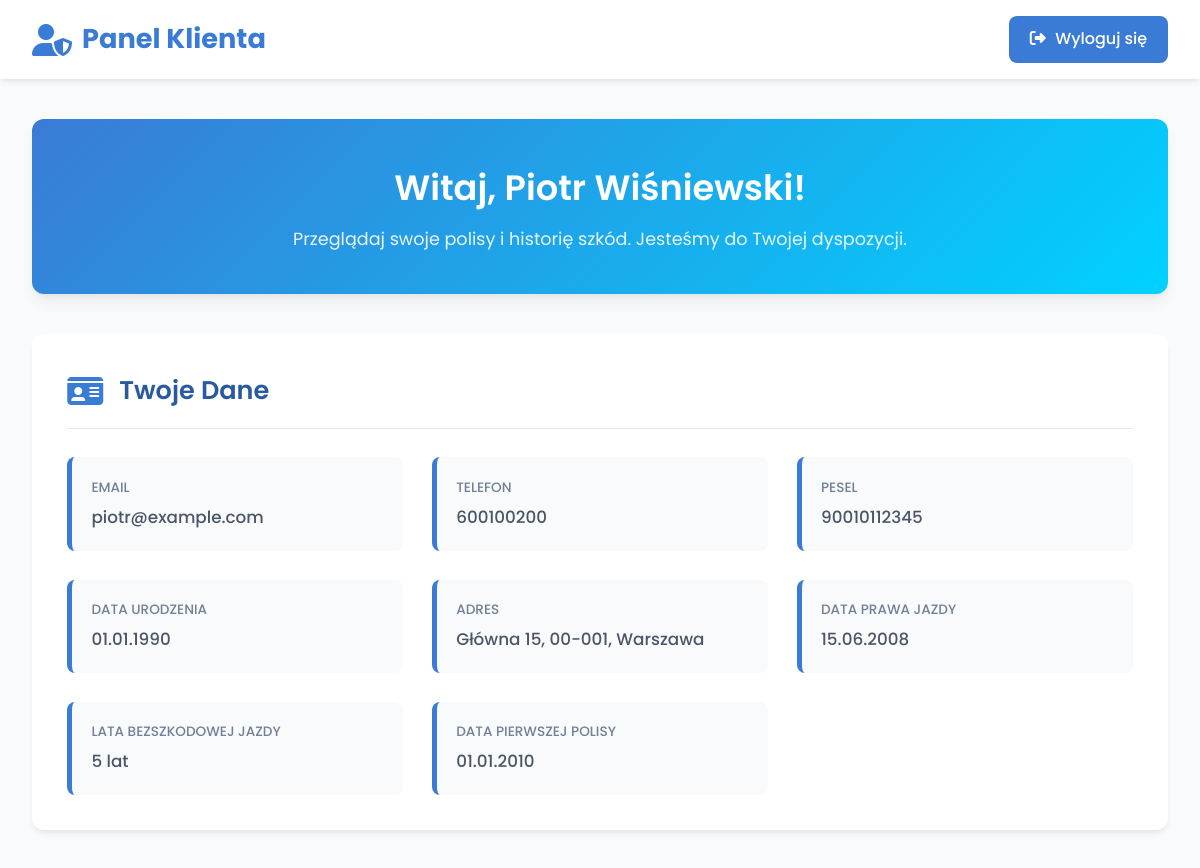
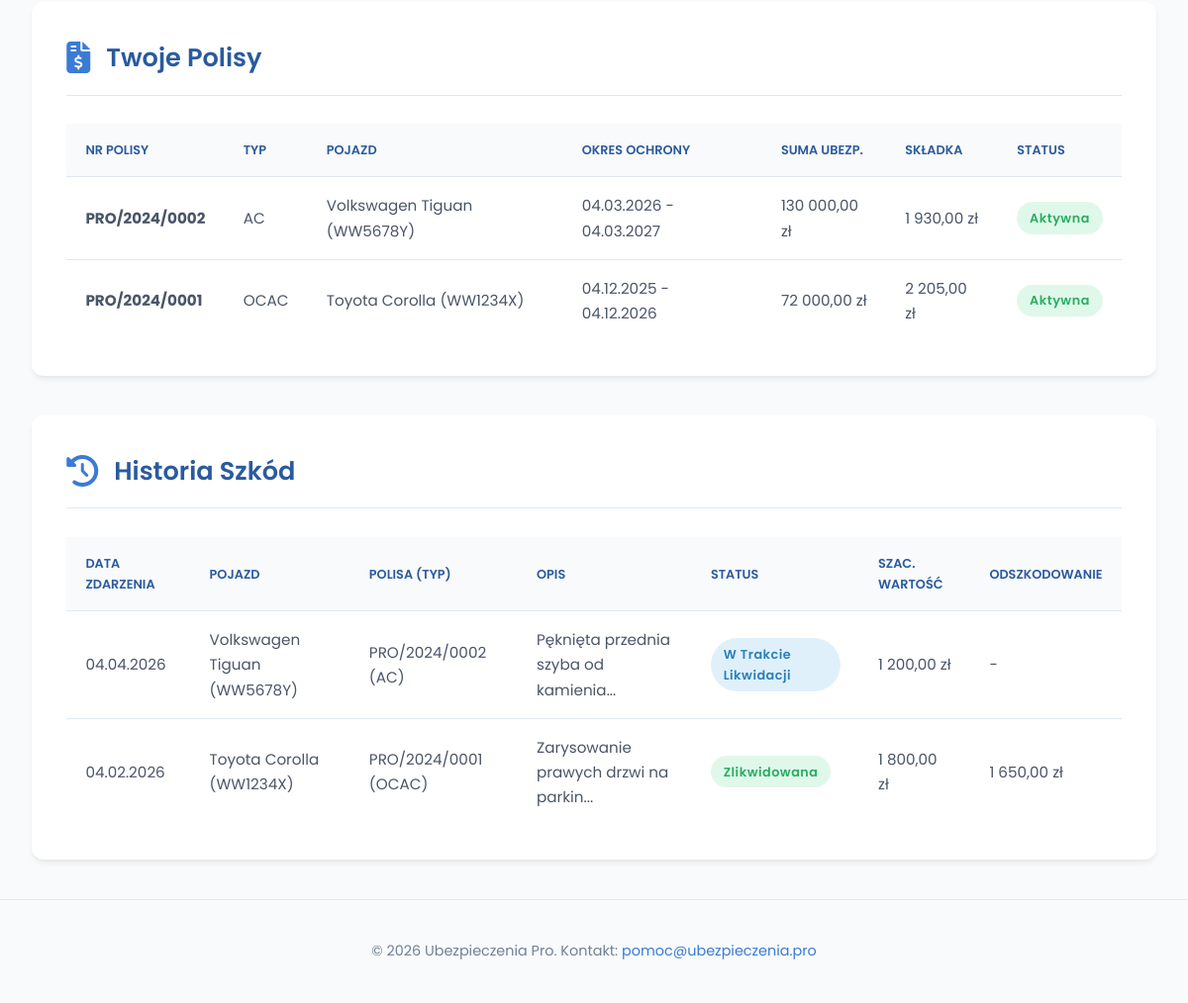
Screenshot of /client_panel.php (signed in) with the database file from the repository (2 pictures, top to bottom).
### tables this page shows
CREATE TABLE Klienci (
    IDKlienta INT PRIMARY KEY AUTO_INCREMENT,
    ImieNazwisko VARCHAR(100) NOT NULL,
    PESEL VARCHAR(11) UNIQUE,
    DataUrodzenia DATE,
    Ulica VARCHAR(100),
    NumerDomu VARCHAR(10),
    KodPocztowy VARCHAR(6),
    Miasto VARCHAR(50),
    Telefon VARCHAR(20),
    Email VARCHAR(100) UNIQUE NOT NULL,
    DataPrawkoJazdy DATE,
    DataPierwszejPolisy DATE,
    LataBezSzkody INT DEFAULT 0,
    HistoriaUbezpieczenia TEXT,
    Haslo VARCHAR(255) NOT NULL
);

CREATE TABLE Polisy (
    IDPolisy INT PRIMARY KEY AUTO_INCREMENT,
    IDKlienta INT,
    IDPojazdu INT,
    IDKalkulacji INT UNIQUE,
    NrPolisy VARCHAR(50) UNIQUE NOT NULL,
    TypUbezpieczenia VARCHAR(10),
    DataRozpoczecia DATE,
    DataZakonczenia DATE,
    Status VARCHAR(20) DEFAULT 'aktywna',
    SumaUbezpieczenia DECIMAL(12,2),
    SkladkaKoncowa DECIMAL(10,2),
    IDAgenta INT,
    FOREIGN KEY (IDKlienta) REFERENCES Klienci(IDKlienta) ON DELETE SET NULL,
    FOREIGN KEY (IDPojazdu) REFERENCES Pojazdy(IDPojazdu) ON DELETE SET NULL,
    FOREIGN KEY (IDKalkulacji) REFERENCES Kalkulacje(IDKalkulacji) ON DELETE SET NULL,
    FOREIGN KEY (IDAgenta) REFERENCES Agenci(IDPracownika) ON DELETE SET NULL
);

CREATE TABLE Pojazdy (
    IDPojazdu INT PRIMARY KEY AUTO_INCREMENT,
    IDKlienta INT,
    NrRejestracyjny VARCHAR(20) UNIQUE NOT NULL,
    Marka VARCHAR(50),
    Model VARCHAR(50),
    TypPojazdu VARCHAR(30) DEFAULT 'osobowy',
    RokProdukcji INT,
    PojemnoscSilnika INT,
    MocSilnika INT,
    RodzajPaliwa VARCHAR(20),
    Przebieg INT,
    WartoscRynkowa DECIMAL(10,2),
    VIN VARCHAR(17) UNIQUE NOT NULL,  
    DataPierwszejRejestracji DATE,
    FOREIGN KEY (IDKlienta) REFERENCES Klienci(IDKlienta) ON DELETE SET NULL
);

CREATE TABLE Szkody (
    IDSzkody INT PRIMARY KEY AUTO_INCREMENT,
    IDPolisy INT,
    IDKlienta INT,
    IDPojazdu INT,
    DataZdarzenia DATE,
    OpisZdarzenia TEXT,
    MiejsceZdarzenia VARCHAR(200),
    PrzyczynaSzkody VARCHAR(100),
    SzacowanaWartosc DECIMAL(10,2),
    WartoscOdszkodowania DECIMAL(10,2) DEFAULT NULL,
    Status VARCHAR(50) DEFAULT 'zgłoszona',
    DataZgloszenia DATETIME DEFAULT CURRENT_TIMESTAMP,
    FOREIGN KEY (IDPolisy) REFERENCES Polisy(IDPolisy) ON DELETE SET NULL,
    FOREIGN KEY (IDKlienta) REFERENCES Klienci(IDKlienta) ON DELETE SET NULL,
    FOREIGN KEY (IDPojazdu) REFERENCES Pojazdy(IDPojazdu) ON DELETE SET NULL
);

### config.php (called while the page is built, shortened)
<?php
function formatMoney($amount, $currency = 'zł') {
    return number_format((float)$amount, 2, ',', ' ') . ' ' . $currency;
}
function formatDate($dateString, $format = 'd.m.Y') {
    try {
        $date = new DateTime($dateString);
        return $date->format($format);
    } catch (Exception $e) {
        return htmlspecialchars($dateString);
    }
}
?>

### client_panel.php (the view, shortened to what this page needs)
<?php
require_once 'config.php';
$pdo = getConnection();
$clientId = $_SESSION['user_id'];
$stmt_client = $pdo->prepare("SELECT * FROM Klienci WHERE IDKlienta = ?");
$stmt_client->execute([$clientId]);
$client = $stmt_client->fetch();
$stmt_policies = $pdo->prepare("
    SELECT p.*, poj.Marka, poj.Model, poj.NrRejestracyjny
    FROM Polisy p
    LEFT JOIN Pojazdy poj ON p.IDPojazdu = poj.IDPojazdu
    WHERE p.IDKlienta = ?
    ORDER BY p.DataZakonczenia DESC, p.DataRozpoczecia DESC
");
$stmt_policies->execute([$clientId]);
$policies = $stmt_policies->fetchAll();
$stmt_damages = $pdo->prepare("
    SELECT s.*, p.NrPolisy, p.TypUbezpieczenia AS TypPolisyUbezp,
           poj.Marka, poj.Model, poj.NrRejestracyjny
    FROM Szkody s
    LEFT JOIN Polisy p ON s.IDPolisy = p.IDPolisy
    LEFT JOIN Pojazdy poj ON s.IDPojazdu = poj.IDPojazdu
    WHERE s.IDKlienta = ?
    ORDER BY s.DataZdarzenia DESC
");
$stmt_damages->execute([$clientId]);
$damages = $stmt_damages->fetchAll();
?>
<!DOCTYPE html>
<html lang="pl">
<head>
    <link rel="stylesheet" href="https://cdnjs.cloudflare.com/ajax/libs/font-awesome/6.2.0/css/all.min.css">
</head>
<body>
    <header class="header">
        <div class="header-content">
            <a href="client_panel.php" class="header-logo"><i class="fas fa-user-shield"></i>Panel Klienta</a>
            <a href="logout.php" class="logout-btn"><i class="fas fa-sign-out-alt"></i>Wyloguj się</a>
        </div>
    </header>
    <div class="container">
        <section class="welcome-banner">
            <h1>Witaj, <?php echo htmlspecialchars($client['ImieNazwisko']); ?>!</h1>
            <p>Przeglądaj swoje polisy i historię szkód. Jesteśmy do Twojej dyspozycji.</p>
        </section>
        <section class="card client-details">
            <div class="card-header"><i class="fas fa-id-card"></i>Twoje Dane</div>
            <div class="info-grid">
                <div class="info-item"><span class="info-label">Email</span> <span class="info-value"><?php echo htmlspecialchars($client['Email']); ?></span></div>
                <div class="info-item"><span class="info-label">Telefon</span> <span class="info-value"><?php echo htmlspecialchars($client['Telefon'] ?? '-'); ?></span></div>
                <div class="info-item"><span class="info-label">PESEL</span> <span class="info-value"><?php echo htmlspecialchars($client['PESEL'] ?? '-'); ?></span></div>
                <div class="info-item"><span class="info-label">Data urodzenia</span> <span class="info-value"><?php echo formatDate($client['DataUrodzenia']); ?></span></div>
                <div class="info-item">
                    <span class="info-label">Adres</span>
                    <span class="info-value">
                        <?php
                        $adres_parts = [];
                        if (!empty($client['Ulica'])) $adres_parts[] = $client['Ulica'] . (!empty($client['NumerDomu']) ? ' ' . $client['NumerDomu'] : '');
                        if (!empty($client['KodPocztowy'])) $adres_parts[] = $client['KodPocztowy'];
                        if (!empty($client['Miasto'])) $adres_parts[] = $client['Miasto'];
                        echo htmlspecialchars(implode(', ', array_filter($adres_parts))) ?: 'Nie podano';
                        ?>
                    </span>
                </div>
                <div class="info-item"><span class="info-label">Data prawa jazdy</span> <span class="info-value"><?php echo formatDate($client['DataPrawkoJazdy']); ?></span></div>
                <div class="info-item"><span class="info-label">Lata bezszkodowej jazdy</span> <span class="info-value"><?php echo $client['LataBezSzkody']; ?> lat</span></div>
                <div class="info-item"><span class="info-label">Data pierwszej polisy</span> <span class="info-value"><?php echo formatDate($client['DataPierwszejPolisy']); ?></span></div>
            </div>
        </section>
        <section class="card policies-section">
            <div class="card-header"><i class="fas fa-file-invoice-dollar"></i>Twoje Polisy</div>
            <?php if (count($policies) > 0): ?>
                <div class="table-wrapper">
                    <table>
                        <thead>
                            <tr>
                                <th>Nr Polisy</th><th>Typ</th><th>Pojazd</th><th>Okres Ochrony</th><th>Suma Ubezp.</th><th>Składka</th><th>Status</th>
                            </tr>
                        </thead>
                        <tbody>
                            <?php foreach ($policies as $policy): ?>
                                <tr>
                                    <td><strong><?php echo htmlspecialchars($policy['NrPolisy']); ?></strong></td>
                                    <td><?php echo htmlspecialchars($policy['TypUbezpieczenia']); ?></td>
                                    <td><?php echo htmlspecialchars(($policy['Marka'] ?? 'N/A') . ' ' . ($policy['Model'] ?? '') . ' (' . ($policy['NrRejestracyjny'] ?? 'Brak') . ')'); ?></td>
                                    <td><?php echo formatDate($policy['DataRozpoczecia']); ?> - <?php echo formatDate($policy['DataZakonczenia']); ?></td>
                                    <td><?php echo formatMoney($policy['SumaUbezpieczenia']); ?></td>
                                    <td><?php echo formatMoney($policy['SkladkaKoncowa']); ?></td>
                                    <td>
                                        <?php
                                        $status_p = $policy['Status'];
                                        $statusClass_p = 'status-' . str_replace([' ', 'ł'], ['-', 'l'], mb_strtolower($status_p));
                                        ?>
                                        <span class="status-badge <?php echo htmlspecialchars($statusClass_p); ?>"><?php echo htmlspecialchars($status_p); ?></span>
                                    </td>
                                </tr>
                            <?php endforeach; ?>
                        </tbody>
                    </table>
                </div>
            <?php else: ?>
                <p class="no-data"><i class="far fa-folder-open"></i>Nie znaleziono żadnych polis.</p>
            <?php endif; ?>
        </section>
        <section class="card damages-section">
            <div class="card-header"><i class="fas fa-history"></i>Historia Szkód</div>
            <?php if (count($damages) > 0): ?>
                <div class="table-wrapper">
                    <table>
                        <thead>
                            <tr>
                                <th>Data Zdarzenia</th><th>Pojazd</th><th>Polisa (Typ)</th><th>Opis</th><th>Status</th><th>Szac. Wartość</th><th>Odszkodowanie</th>
                            </tr>
                        </thead>
                        <tbody>
                            <?php foreach ($damages as $damage): ?>
                                <tr>
                                    <td><?php echo formatDate($damage['DataZdarzenia']); ?></td>
                                    <td><?php echo htmlspecialchars(($damage['Marka'] ?? 'N/A') . ' ' . ($damage['Model'] ?? '') . ' (' . ($damage['NrRejestracyjny'] ?? 'Brak') . ')'); ?></td>
                                    <td><?php echo htmlspecialchars($damage['NrPolisy'] ?? 'Brak'); ?> (<?php echo htmlspecialchars($damage['TypPolisyUbezp'] ?? '-'); ?>)</td>
                                    <td title="<?php echo htmlspecialchars($damage['OpisZdarzenia']); ?>"><?php echo htmlspecialchars(mb_substr($damage['OpisZdarzenia'], 0, 35)) . (mb_strlen($damage['OpisZdarzenia']) > 35 ? '...' : ''); ?></td>
                                    <td>
                                        <?php
                                        $status_s = $damage['Status'] ?? 'nieznany';
                                        $statusClass_s = 'status-' . str_replace([' ', 'ł', 'ę', 'ą', 'ś', 'ć', 'ń', 'ó', 'ż', 'ź'], ['-', 'l', 'e', 'a', 's', 'c', 'n', 'o', 'z', 'z'], mb_strtolower($status_s));
                                        ?>
                                        <span class="status-badge <?php echo htmlspecialchars($statusClass_s); ?>"><?php echo htmlspecialchars($status_s); ?></span>
                                    </td>
                                    <td><?php echo formatMoney($damage['SzacowanaWartosc']); ?></td>
                                    <td><?php echo $damage['WartoscOdszkodowania'] ? formatMoney($damage['WartoscOdszkodowania']) : '-'; ?></td>
                                </tr>
                            <?php endforeach; ?>
                        </tbody>
                    </table>
                </div>
            <?php else: ?>
                <p class="no-data"><i class="far fa-thumbs-up"></i>Gratulacje! Brak zgłoszonych szkód.</p>
            <?php endif; ?>
        </section>
    </div>
    <footer class="footer">
        <p>© <?php echo date('Y'); ?> Ubezpieczenia Pro. Kontakt: <a href="mailto:pomoc@ubezpieczenia.pro">pomoc@ubezpieczenia.pro</a></p>
    </footer>
</body>
</html>

### client_panel.php (style rules this page uses)
:root { --primary-color: #3a7bd5; --primary-dark: #2a5a9e; --gradient-start: #3a7bd5; --gradient-end: #00d2ff; --accent-color: #2ecc71; --text-color: #4A5568; --text-light: #718096; --bg-color: #F9FAFB; --card-bg: #ffffff; --border-color: #E2E8F0; --border-radius-lg: 0.75rem; --border-radius-md: 0.5rem; --shadow-md: 0 4px 6px -1px rgba(0, 0, 0, 0.07), 0 2px 4px -1px rgba(0, 0, 0, 0.04); --shadow-lg: 0 10px 15px -3px rgba(0, 0, 0, 0.07), 0 4px 6px -2px rgba(0, 0, 0, 0.03); }
*, *::before, *::after { box-sizing: border-box; margin: 0; padding: 0; }
body { font-family: 'Poppins', sans-serif; background-color: var(--bg-color); color: var(--text-color); line-height: 1.65; font-size: 16px; }
.header { background-color: var(--card-bg); padding: 1rem 0; box-shadow: var(--shadow-md); position: sticky; top: 0; z-index: 1000; }
.header-content { max-width: 1500px; margin: 0 auto; padding: 0 2rem; display: flex; justify-content: space-between; align-items: center; }
.header-logo { font-size: 1.7rem; font-weight: 700; color: var(--primary-color); text-decoration: none; display: flex; align-items: center; }
.header-logo i { margin-right: 10px; font-size: 2rem; }
.logout-btn { background-color: var(--primary-color); color: var(--card-bg); padding: 0.65rem 1.3rem; text-decoration: none; border-radius: var(--border-radius-md); font-weight: 500; transition: background-color 0.3s ease, transform 0.1s ease; }
.logout-btn i { margin-right: 0.6rem; }
.container { max-width: 1500px; margin: 2.5rem auto; padding: 0 2rem; }
.welcome-banner { background: linear-gradient(135deg, var(--gradient-start) 0%, var(--gradient-end) 100%); color: var(--card-bg); padding: 2.5rem 2rem; border-radius: var(--border-radius-lg); margin-bottom: 2.5rem; box-shadow: var(--shadow-lg); text-align: center; }
.welcome-banner h1 { font-size: 2.2rem; font-weight: 600; margin-bottom: 0.5rem; }
.welcome-banner p { font-size: 1.1rem; opacity: 0.9; }
.card { background-color: var(--card-bg); border-radius: var(--border-radius-lg); box-shadow: var(--shadow-md); padding: 2.2rem; margin-bottom: 2.5rem; animation: slideUpIn 0.6s cubic-bezier(0.165, 0.84, 0.44, 1) forwards; opacity:0; }
.card-header { display: flex; align-items: center; font-size: 1.6rem; font-weight: 600; color: var(--primary-dark); margin-bottom: 1.8rem; padding-bottom: 1rem; border-bottom: 1px solid var(--border-color); }
.card-header i { margin-right: 1rem; color: var(--primary-color); font-size: 2rem; }
.info-grid { display: grid; grid-template-columns: repeat(auto-fit, minmax(300px, 1fr)); gap: 1.8rem; }
.info-item { background-color: var(--bg-color); padding: 1.2rem; border-radius: var(--border-radius-md); border-left: 5px solid var(--primary-color); transition: box-shadow 0.3s ease; }
.info-label { font-weight: 500; color: var(--text-light); display: block; margin-bottom: 0.3rem; font-size:0.85rem; text-transform: uppercase; }
.info-value { font-size: 1.05rem; font-weight: 500; color: var(--text-color); }
.table-wrapper { overflow-x: auto; margin-top: 1.5rem; }
table { width: 100%; border-collapse: collapse; }
th, td { padding: 1rem 1.2rem; text-align: left; border-bottom: 1px solid var(--border-color); font-size:0.95rem; }
th { background-color: var(--bg-color); font-weight: 600; color: var(--primary-dark); text-transform: uppercase; font-size:0.8rem; }
tr:last-child td { border-bottom: none; }
.status-badge { padding: 0.35rem 0.8rem; border-radius: 50px; font-size: 0.8rem; font-weight: 600; display: inline-block; text-transform: capitalize; letter-spacing: 0.5px; }
.status-aktywna { background-color: rgba(46, 204, 113, 0.15); color: #27ae60; }
.status-w-trakcie-likwidacji { background-color: rgba(52, 152, 219, 0.15); color: #2980b9; }
.status-zlikwidowana { background-color: rgba(46, 204, 113, 0.15); color: #27ae60; }
.footer { text-align: center; padding: 2.5rem 1rem; margin-top: 2rem; color: var(--text-light); font-size: 0.9rem; border-top: 1px solid var(--border-color); }
.footer a { color: var(--primary-color); text-decoration: none; }

### rows the page displays
klienci: ImieNazwisko "Piotr Wiśniewski", Email "piotr@example.com", Telefon "600100200", PESEL "90010112345", DataUrodzenia "01.01.1990", DataPrawkoJazdy "15.06.2008", LataBezSzkody "5", DataPierwszejPolisy "01.01.2010"
polisy: NrPolisy "PRO/2024/0002", TypUbezpieczenia "AC", IDPojazdu.NrRejestracyjny "Volkswagen Tiguan (WW5678Y)", DataRozpoczecia "04.03.2026", DataZakonczenia "04.03.2027", SumaUbezpieczenia "130 000,00 zł", SkladkaKoncowa "1 930,00 zł", Status "Aktywna"
polisy: NrPolisy "PRO/2024/0001", TypUbezpieczenia "OCAC", IDPojazdu.NrRejestracyjny "Toyota Corolla (WW1234X)", DataRozpoczecia "04.12.2025", DataZakonczenia "04.12.2026", SumaUbezpieczenia "72 000,00 zł", SkladkaKoncowa "2 205,00 zł", Status "Aktywna"
szkody: DataZdarzenia "04.04.2026", IDPojazdu.NrRejestracyjny "Volkswagen Tiguan (WW5678Y)", IDPolisy.NrPolisy "PRO/2024/0002", IDPolisy.TypUbezpieczenia "AC", OpisZdarzenia "Pęknięta przednia szyba od kamienia", Status "W Trakcie Likwidacji", SzacowanaWartosc "1 200,00 zł"
szkody: DataZdarzenia "04.02.2026", IDPojazdu.NrRejestracyjny "Toyota Corolla (WW1234X)", IDPolisy.NrPolisy "PRO/2024/0001", IDPolisy.TypUbezpieczenia "OCAC", OpisZdarzenia "Zarysowanie prawych drzwi na parkin", Status "Zlikwidowana", SzacowanaWartosc "1 800,00 zł", WartoscOdszkodowania "1 650,00 zł"
